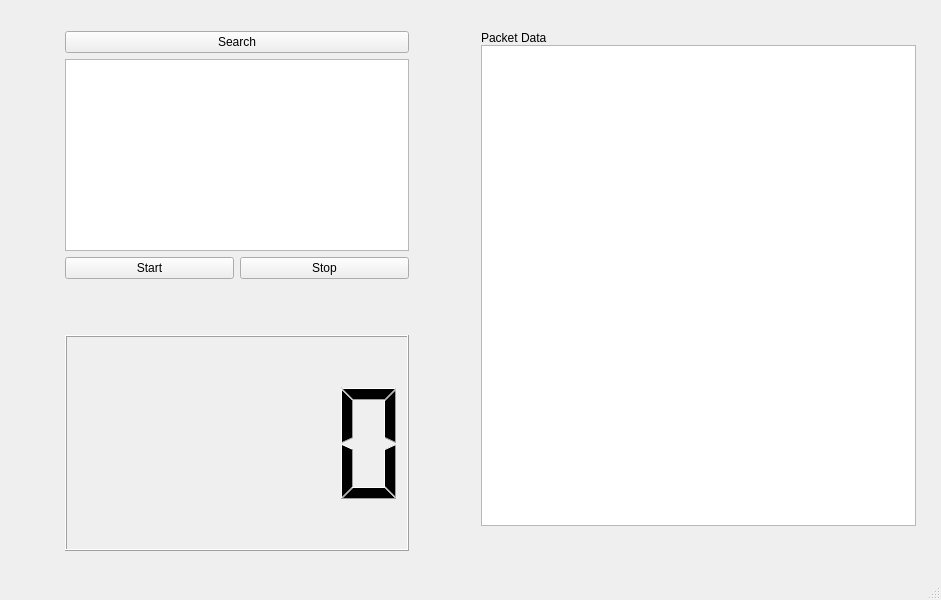
<?xml version="1.0" encoding="UTF-8"?>
<ui version="4.0">
 <class>MainWindow</class>
 <widget class="QMainWindow" name="MainWindow">
  <property name="geometry">
   <rect>
    <x>0</x>
    <y>0</y>
    <width>941</width>
    <height>600</height>
   </rect>
  </property>
  <property name="windowTitle">
   <string>MainWindow</string>
  </property>
  <widget class="QWidget" name="centralwidget">
   <widget class="QWidget" name="horizontalLayoutWidget">
    <property name="geometry">
     <rect>
      <x>30</x>
      <y>20</y>
      <width>901</width>
      <height>531</height>
     </rect>
    </property>
    <layout class="QHBoxLayout" name="horizontalLayout">
     <property name="spacing">
      <number>0</number>
     </property>
     <property name="sizeConstraint">
      <enum>QLayout::SetNoConstraint</enum>
     </property>
     <property name="leftMargin">
      <number>15</number>
     </property>
     <property name="topMargin">
      <number>11</number>
     </property>
     <property name="rightMargin">
      <number>15</number>
     </property>
     <item>
      <layout class="QVBoxLayout" name="verticalLayout">
       <property name="spacing">
        <number>6</number>
       </property>
       <property name="sizeConstraint">
        <enum>QLayout::SetDefaultConstraint</enum>
       </property>
       <property name="leftMargin">
        <number>20</number>
       </property>
       <property name="rightMargin">
        <number>72</number>
       </property>
       <item>
        <widget class="QPushButton" name="InterfaceSearchBtn">
         <property name="text">
          <string>Search</string>
         </property>
        </widget>
       </item>
       <item>
        <widget class="QListWidget" name="listWidget">
         <property name="sizePolicy">
          <sizepolicy hsizetype="Expanding" vsizetype="Maximum">
           <horstretch>0</horstretch>
           <verstretch>0</verstretch>
          </sizepolicy>
         </property>
         <property name="autoFillBackground">
          <bool>false</bool>
         </property>
         <property name="sizeAdjustPolicy">
          <enum>QAbstractScrollArea::AdjustIgnored</enum>
         </property>
         <property name="editTriggers">
          <set>QAbstractItemView::NoEditTriggers</set>
         </property>
         <property name="dragEnabled">
          <bool>true</bool>
         </property>
         <property name="dragDropOverwriteMode">
          <bool>true</bool>
         </property>
         <property name="resizeMode">
          <enum>QListView::Adjust</enum>
         </property>
        </widget>
       </item>
       <item>
        <layout class="QHBoxLayout" name="horizontalLayout_2">
         <property name="sizeConstraint">
          <enum>QLayout::SetMinimumSize</enum>
         </property>
         <property name="bottomMargin">
          <number>50</number>
         </property>
         <item>
          <widget class="QPushButton" name="AttackBtn">
           <property name="sizePolicy">
            <sizepolicy hsizetype="MinimumExpanding" vsizetype="Maximum">
             <horstretch>0</horstretch>
             <verstretch>0</verstretch>
            </sizepolicy>
           </property>
           <property name="text">
            <string>Start</string>
           </property>
          </widget>
         </item>
         <item>
          <widget class="QPushButton" name="AttackStopBtn">
           <property name="sizePolicy">
            <sizepolicy hsizetype="MinimumExpanding" vsizetype="Fixed">
             <horstretch>0</horstretch>
             <verstretch>0</verstretch>
            </sizepolicy>
           </property>
           <property name="text">
            <string>Stop</string>
           </property>
          </widget>
         </item>
        </layout>
       </item>
       <item>
        <widget class="QLCDNumber" name="lcdNumber"/>
       </item>
      </layout>
     </item>
     <item>
      <layout class="QVBoxLayout" name="verticalLayout_2">
       <property name="sizeConstraint">
        <enum>QLayout::SetMaximumSize</enum>
       </property>
       <property name="bottomMargin">
        <number>25</number>
       </property>
       <item>
        <widget class="QLabel" name="PacketDataLabel">
         <property name="text">
          <string>Packet Data</string>
         </property>
         <property name="margin">
          <number>10</number>
         </property>
        </widget>
       </item>
       <item>
        <widget class="QListWidget" name="listWidget_2">
         <property name="frameShape">
          <enum>QFrame::StyledPanel</enum>
         </property>
         <property name="frameShadow">
          <enum>QFrame::Sunken</enum>
         </property>
         <property name="midLineWidth">
          <number>3</number>
         </property>
         <property name="autoScroll">
          <bool>false</bool>
         </property>
        </widget>
       </item>
      </layout>
     </item>
    </layout>
   </widget>
  </widget>
  <widget class="QMenuBar" name="menubar">
   <property name="geometry">
    <rect>
     <x>0</x>
     <y>0</y>
     <width>941</width>
     <height>23</height>
    </rect>
   </property>
  </widget>
  <widget class="QStatusBar" name="statusbar"/>
 </widget>
 <resources/>
 <connections/>
</ui>
